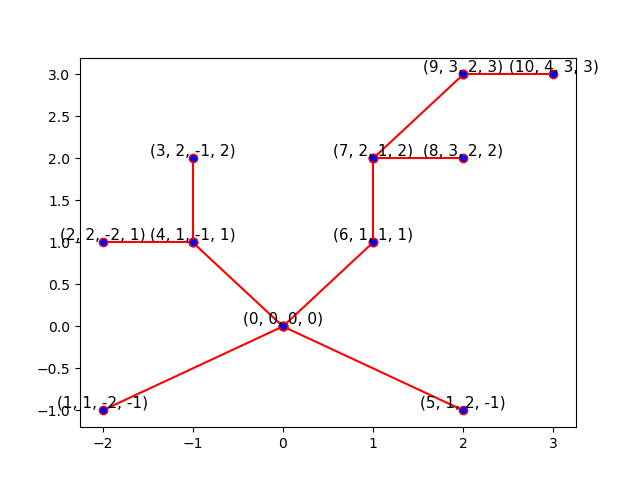

Write the Python code that produced this figure.
# -*- encoding: utf-8 -*-

import matplotlib.pyplot as plt

n = [[0, 0, 0, 0], [1, 1, -2, -1], [2, 2, -2, 1], [3, 2, -1, 2], [4, 1, -1, 1],
     [5, 1, 2, -1], [6, 1, 1, 1], [7, 2, 1, 2], [8, 3, 2, 2], [9, 3, 2, 3],
     [10, 4, 3, 3]]

c = [[0, 1], [0, 5], [0, 6], [0, 4], [2, 4], [3, 4], [7, 6], [7, 8], [7, 9],
     [9, 10]]

x1 = [x[2] for x in n]
y1 = [x[3] for x in n]

plt.scatter(x1, y1, c='k', marker='.')
for x in n:
    plt.text(x[2],
             x[3], (x[0], x[1], x[2], x[3]),
             ha='center',
             va='bottom',
             fontsize=11)

for x in c:
    plt.plot([n[x[0]][2], n[x[1]][2]], [n[x[0]][3], n[x[1]][3]],
             color='r',
             markerfacecolor='blue',
             marker='o')

# plt.legend()
# plt.show()
plt.savefig("1.png", format='png')
